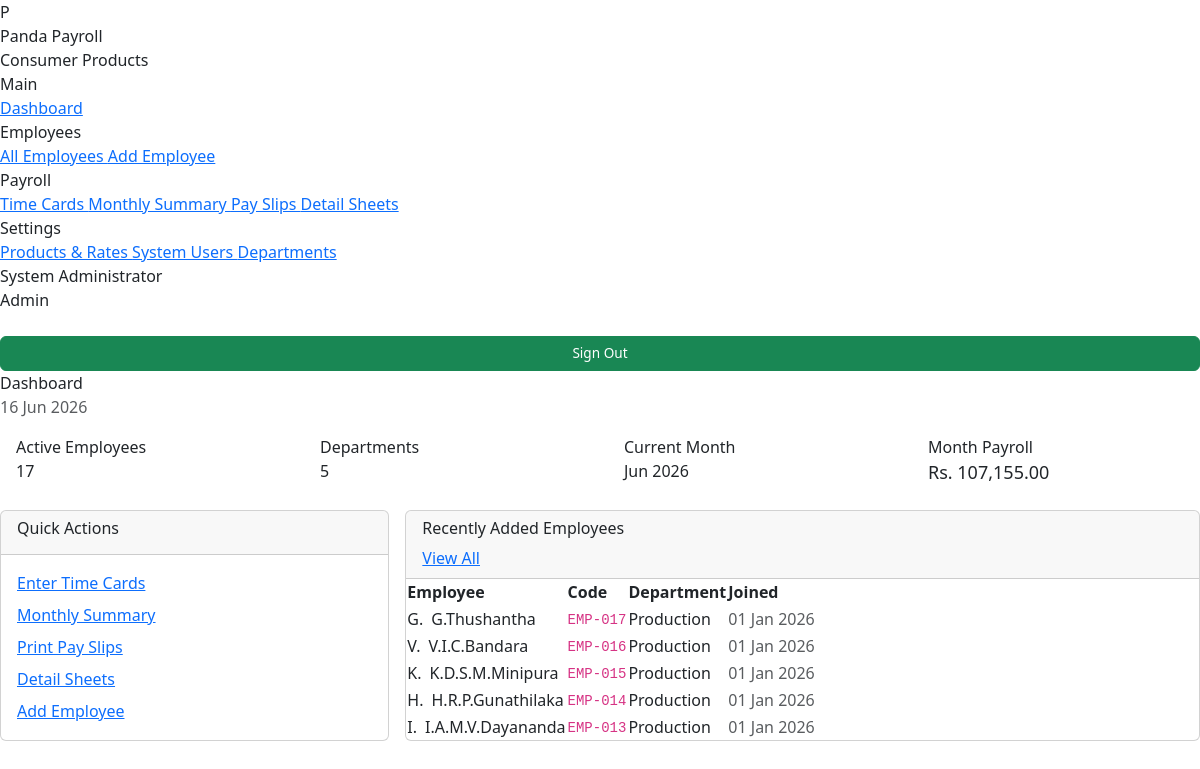
The page / (signed in) on the database its author committed.
### tables this page shows
CREATE TABLE `employees` (
  `id` int(10) UNSIGNED NOT NULL,
  `emp_code` varchar(20) NOT NULL,
  `full_name` varchar(150) NOT NULL,
  `nic` varchar(20) NOT NULL,
  `gender` enum('male','female','other') NOT NULL,
  `date_of_birth` date NOT NULL,
  `join_date` date NOT NULL,
  `department_id` int(10) UNSIGNED NOT NULL,
  `designation` varchar(100) NOT NULL,
  `phone` varchar(20) NOT NULL,
  `email` varchar(150) DEFAULT NULL,
  `address` text NOT NULL,
  `bank_name` varchar(100) DEFAULT NULL,
  `bank_branch` varchar(100) DEFAULT NULL,
  `account_number` varchar(50) DEFAULT NULL,
  `emergency_name` varchar(150) DEFAULT NULL,
  `emergency_phone` varchar(20) DEFAULT NULL,
  `emergency_relation` varchar(60) DEFAULT NULL,
  `photo` varchar(255) DEFAULT NULL,
  `is_active` tinyint(1) NOT NULL DEFAULT 1,
  `created_by` int(10) UNSIGNED NOT NULL,
  `created_at` datetime NOT NULL DEFAULT current_timestamp(),
  `updated_at` datetime NOT NULL DEFAULT current_timestamp() ON UPDATE current_timestamp()
);

CREATE TABLE `departments` (
  `id` int(10) UNSIGNED NOT NULL,
  `name` varchar(100) NOT NULL,
  `created_at` datetime NOT NULL DEFAULT current_timestamp()
);

### core/Database.php (called while the page is built, shortened)
<?php
class Database
{
    private static ?Database $instance = null;
    private PDO $pdo;
    private function __construct()
    {
        $dsn = sprintf(
            'mysql:host=%s;dbname=%s;charset=%s',
            DB_HOST, DB_NAME, DB_CHARSET
        );
        $options = [
            PDO::ATTR_ERRMODE            => PDO::ERRMODE_EXCEPTION,
            PDO::ATTR_DEFAULT_FETCH_MODE => PDO::FETCH_ASSOC,
            PDO::ATTR_EMULATE_PREPARES   => false,
        ];
        try {
            $this->pdo = new PDO($dsn, DB_USER, DB_PASS, $options);
        } catch (PDOException $e) {
            error_log('DB connection failed: ' . $e->getMessage());
            die('Database connection failed. Check error log.');
        }
    }
    public static function getInstance(): Database
    {
        if (self::$instance === null) {
            self::$instance = new self();
        }
        return self::$instance;
    }
    public function query(string $sql, array $params = []): PDOStatement
    {
        $stmt = $this->pdo->prepare($sql);
        $stmt->execute($params);
        return $stmt;
    }
    public function fetchOne(string $sql, array $params = []): ?array
    {
        $row = $this->query($sql, $params)->fetch();
        return $row ?: null;
    }
    public function fetchAll(string $sql, array $params = []): array
    {
        return $this->query($sql, $params)->fetchAll();
    }
}

### core/helpers.php (called while the page is built, shortened)
<?php
function sanitize(mixed $value): string
{
    return htmlspecialchars(trim((string)$value), ENT_QUOTES, 'UTF-8');
}
function formatDate(string $date, string $format = 'd M Y'): string
{
    return date($format, strtotime($date));
}
function formatRs(float $amount): string
{
    return 'Rs. ' . number_format($amount, 2);
}

### index.php (the view, shortened to what this page needs)
<?php
$db     = Database::getInstance();
$year   = (int) date('Y');
$month  = (int) date('m');
$totalEmployees  = (int) $db->fetchOne('SELECT COUNT(*) AS c FROM employees WHERE is_active = 1')['c'];
$totalDepts      = (int) $db->fetchOne('SELECT COUNT(*) AS c FROM departments')['c'];
$monthPayroll    = $db->fetchOne(
    'SELECT COALESCE(SUM(gross_pay), 0) AS total FROM payroll_summaries
      WHERE payroll_year = ? AND payroll_month = ?',
    [$year, $month]
);
$recentEmployees = $db->fetchAll(
    'SELECT e.emp_code, e.full_name, e.photo, d.name AS dept, e.join_date
       FROM employees e
       JOIN departments d ON d.id = e.department_id
      WHERE e.is_active = 1
      ORDER BY e.created_at DESC
      LIMIT 5'
);
require ROOT_PATH . '/templates/layout.php';
?>
<div class="row g-3 mb-4">
    <div class="col-sm-6 col-xl-3">
        <div class="metric-card d-flex align-items-center gap-3">
            <div>
                <div class="metric-label">Active Employees</div>
                <div class="metric-value"><?= $totalEmployees ?></div>
            </div>
        </div>
    </div>
    <div class="col-sm-6 col-xl-3">
        <div class="metric-card d-flex align-items-center gap-3">
            <div>
                <div class="metric-label">Departments</div>
                <div class="metric-value"><?= $totalDepts ?></div>
            </div>
        </div>
    </div>
    <div class="col-sm-6 col-xl-3">
        <div class="metric-card d-flex align-items-center gap-3">
            <div>
                <div class="metric-label">Current Month</div>
                <div class="metric-value"><?= date('M Y') ?></div>
            </div>
        </div>
    </div>
    <div class="col-sm-6 col-xl-3">
        <div class="metric-card d-flex align-items-center gap-3">
            <div>
                <div class="metric-label">Month Payroll</div>
                <div class="metric-value green"
                     style="font-size:18px"><?= formatRs((float)$monthPayroll['total']) ?></div>
            </div>
        </div>
    </div>
</div>
<div class="row g-3">
    <div class="col-lg-4">
        <div class="card h-100">
            <div class="card-header">
                <h6 class="card-title">Quick Actions</h6>
            </div>
            <div class="card-body d-flex flex-column gap-2">
                <a href="<?= APP_URL ?>/modules/timecard/index.php"
                   class="btn-pp btn-pp-outline w-100">
                    <i class="ti ti-clock"></i> Enter Time Cards
                </a>
                <a href="<?= APP_URL ?>/modules/payroll/summary.php"
                   class="btn-pp btn-pp-outline w-100">
                    <i class="ti ti-report-money"></i> Monthly Summary
                </a>
                <a href="<?= APP_URL ?>/modules/reports/payslip.php"
                   class="btn-pp btn-pp-outline w-100">
                    <i class="ti ti-file-invoice"></i> Print Pay Slips
                </a>
                <a href="<?= APP_URL ?>/modules/reports/detail_sheet.php"
                   class="btn-pp btn-pp-outline w-100">
                    <i class="ti ti-table"></i> Detail Sheets
                </a>
                <?php if (true || Auth::isAdmin()): ?>
                <a href="<?= APP_URL ?>/modules/employees/add.php"
                   class="btn-pp btn-pp-primary w-100">
                    <i class="ti ti-user-plus"></i> Add Employee
                </a>
                <?php endif; ?>
            </div>
        </div>
    </div>
    <div class="col-lg-8">
        <div class="card">
            <div class="card-header">
                <h6 class="card-title">Recently Added Employees</h6>
                <a href="<?= APP_URL ?>/modules/employees/index.php" class="btn-pp btn-pp-outline btn-pp-sm">
                    View All
                </a>
            </div>
            <div class="table-responsive">
                <table class="pp-table">
                    <thead>
                        <tr>
                            <th>Employee</th>
                            <th>Code</th>
                            <th>Department</th>
                            <th>Joined</th>
                        </tr>
                    </thead>
                    <tbody>
                    <?php foreach ($recentEmployees as $emp): ?>
                        <tr>
                            <td>
                                <div class="d-flex align-items-center gap-2">
                                    <div class="emp-avatar">
                                        <?php if ($emp['photo']): ?>
                                            <img src="<?= APP_URL ?>/uploads/employees/<?= sanitize($emp['photo']) ?>" alt="">
                                        <?php else: ?>
                                            <?= strtoupper(substr($emp['full_name'], 0, 2)) ?>
                                        <?php endif; ?>
                                    </div>
                                    <span class="fw-600 fs-13"><?= sanitize($emp['full_name']) ?></span>
                                </div>
                            </td>
                            <td><code class="fs-12"><?= sanitize($emp['emp_code']) ?></code></td>
                            <td><?= sanitize($emp['dept']) ?></td>
                            <td class="text-muted fs-12"><?= formatDate($emp['join_date']) ?></td>
                        </tr>
                    <?php endforeach; ?>
                    </tbody>
                </table>
            </div>
        </div>
    </div>
</div>
<?php require ROOT_PATH . '/templates/layout_footer.php'; ?>

### rows shown on the page
employees: full_name "G.", full_name "G.Thushantha", emp_code "EMP-017", department.name "Production", join_date "01 Jan 2026"
employees: full_name "V.", full_name "V.I.C.Bandara", emp_code "EMP-016", department.name "Production", join_date "01 Jan 2026"
employees: full_name "K.", full_name "K.D.S.M.Minipura", emp_code "EMP-015", department.name "Production", join_date "01 Jan 2026"
employees: full_name "H.", full_name "H.R.P.Gunathilaka", emp_code "EMP-014", department.name "Production", join_date "01 Jan 2026"
employees: full_name "I.", full_name "I.A.M.V.Dayananda", emp_code "EMP-013", department.name "Production", join_date "01 Jan 2026"

### other values the page prints
Auth::name() "System Administrator"
$roleLabel "Admin"
$pageTitle "Dashboard"
$totalEmployees "17"
$totalDepts "5"
formatRs((float)$monthPayroll['total']) "Rs. 107,155.00"
